Frame 1 (no input): blank canvas, image omitted
Frame 60 (the mouse pressed at the canvas centre just before this capture): blank canvas, image omitted
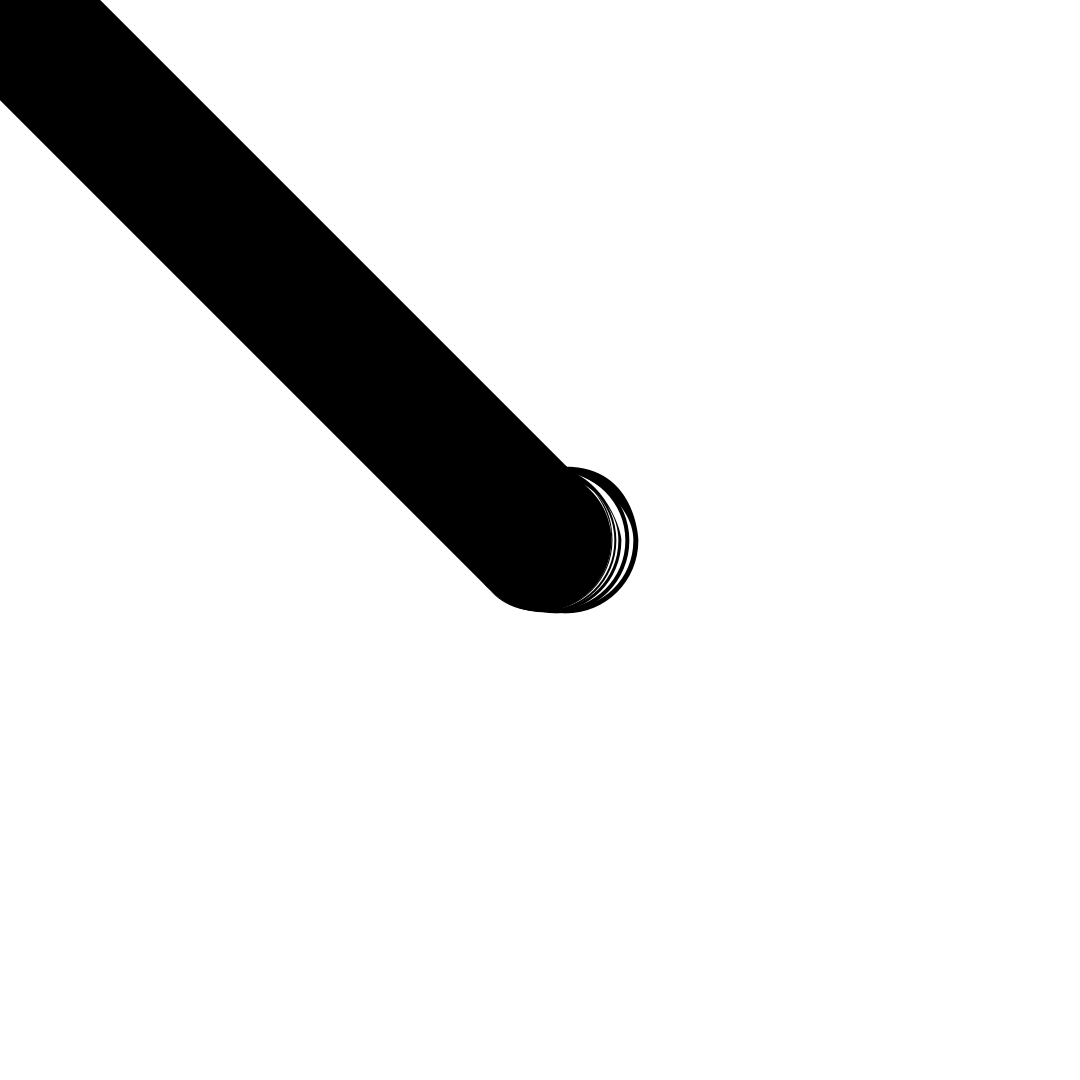
Frame 120 (the mouse held since frame 60 and released just before this capture)

The Processing sketch whose frames 1 and 60 were blank and that drew this single picture after the mouse press (run headless with seeded random() and noise(); from frame 60 on, the mouse is pressed at the canvas centre):

// Processing sketch: week09_alptugan_cheapTricks_03
// ── week09_alptugan_cheapTricks_03.pde
float thickness;
float mappedThck;
float mappedAlpha;

// simple drawing app
void setup() {
  size(1080, 1080);
  surface.setLocation(0, 0);
  background(255);
  thickness = 1;
  mappedAlpha = 0;
}



void draw() {
  thickness = dist(mouseX, mouseY, pmouseX, pmouseY);
  mappedThck = map(thickness, 0, width, 1, 200);

  mappedAlpha = map(thickness, 0, width, 10, 255);
  if (mousePressed == true) {
    fill(0, 26);
  } else {
    fill(255, 26);
  }
  for (int i = 0; i < 6; i++) {
    ellipse(mouseX + i*i, mouseY, i, i);
  }

  strokeWeight(mappedThck);
  line(mouseX, mouseY, pmouseX, pmouseY);
}
